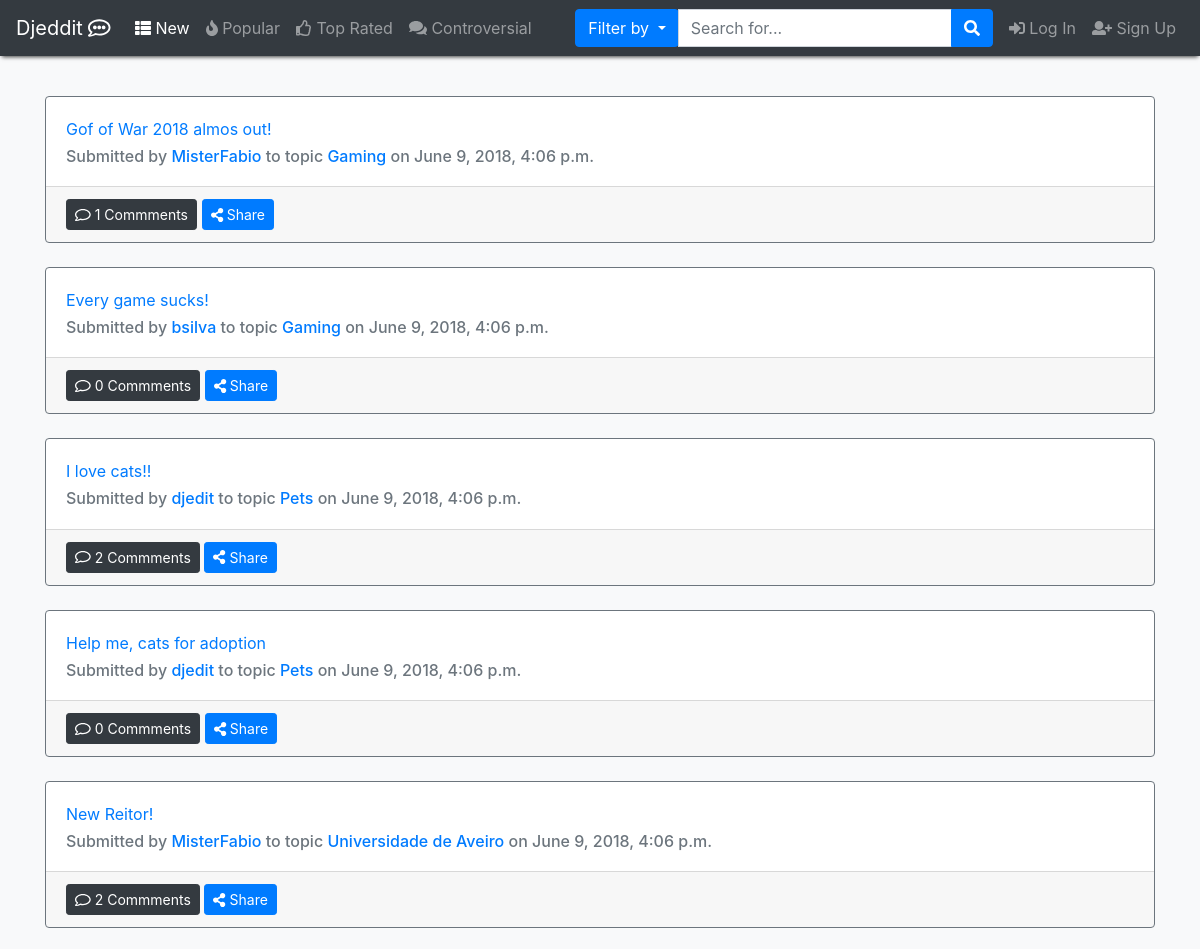
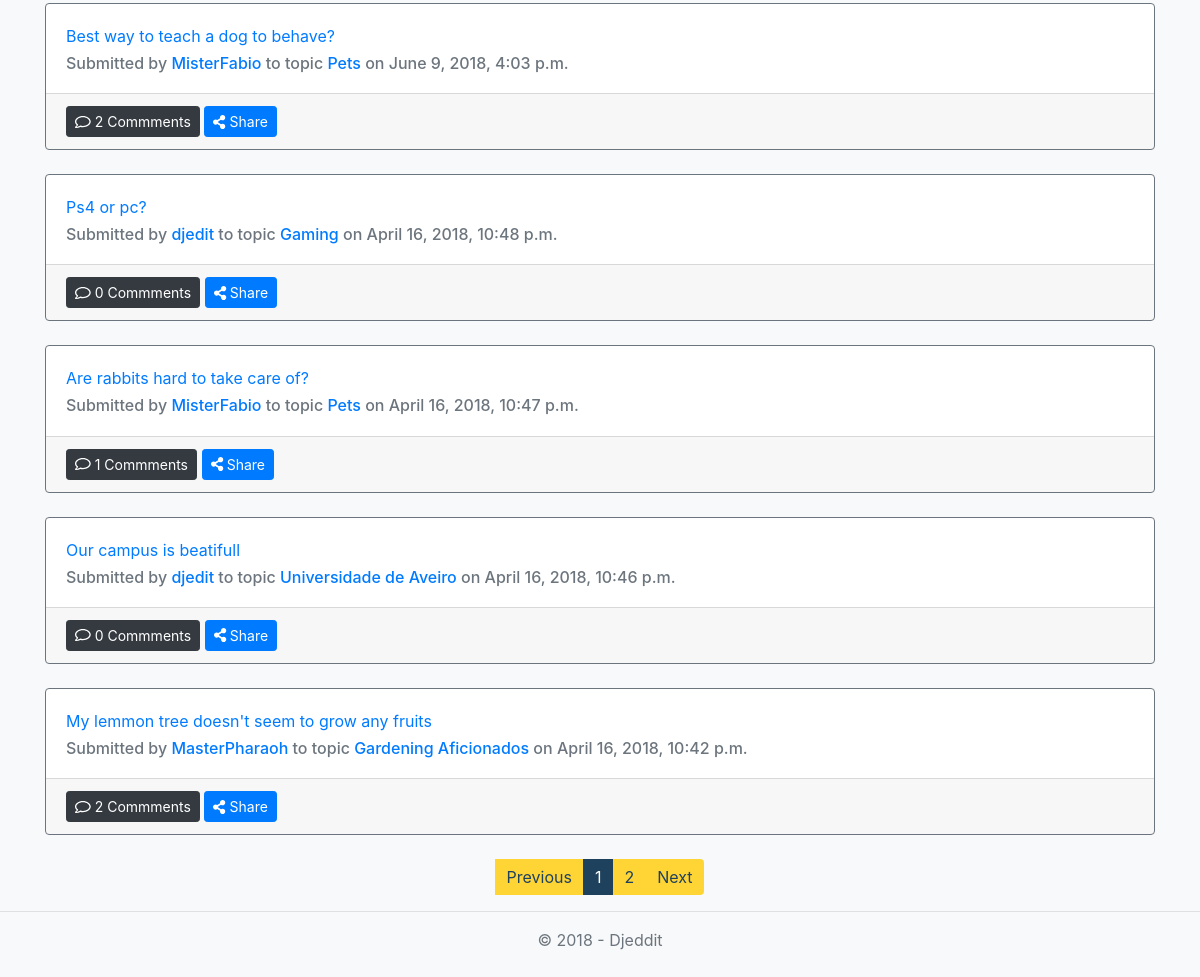
The app's page /, older data (2 pictures, top to bottom).
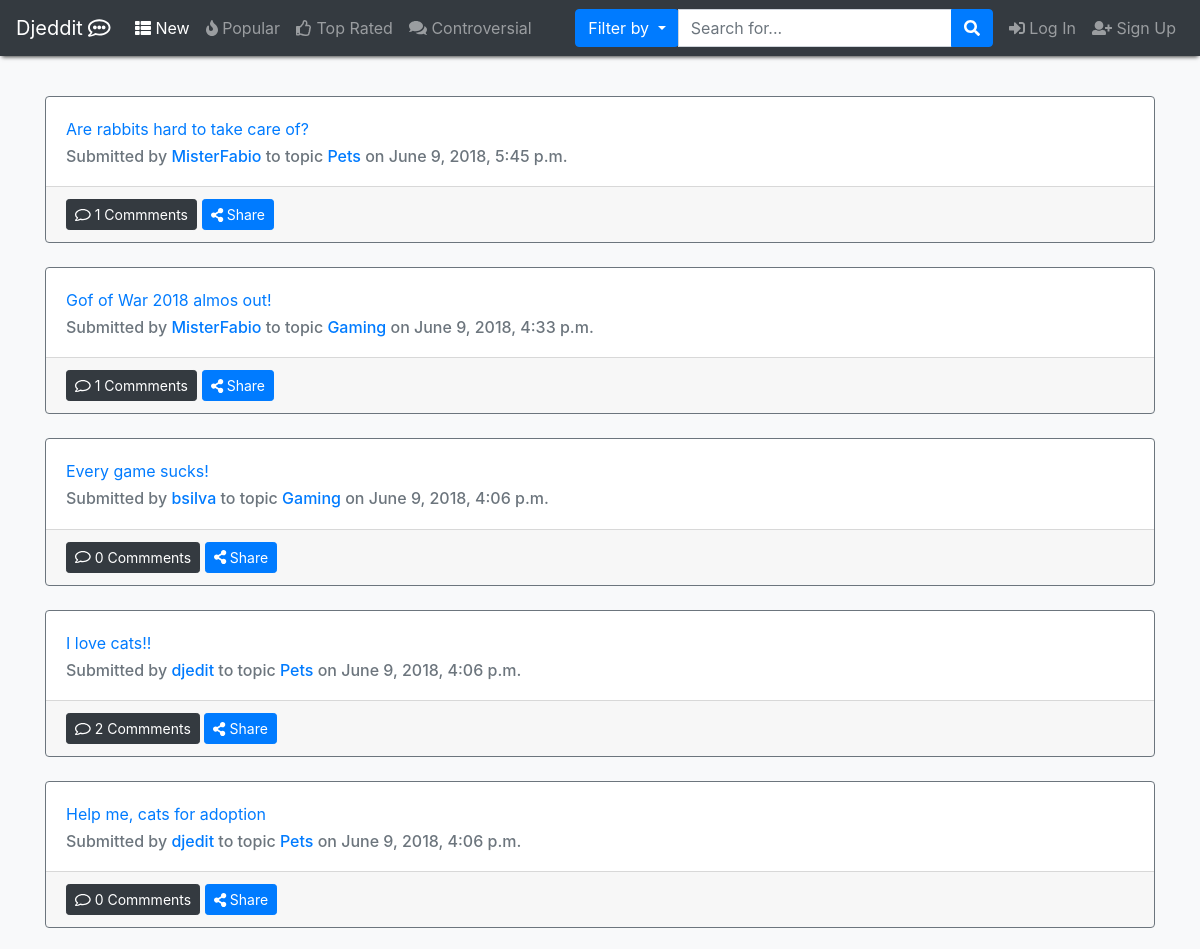
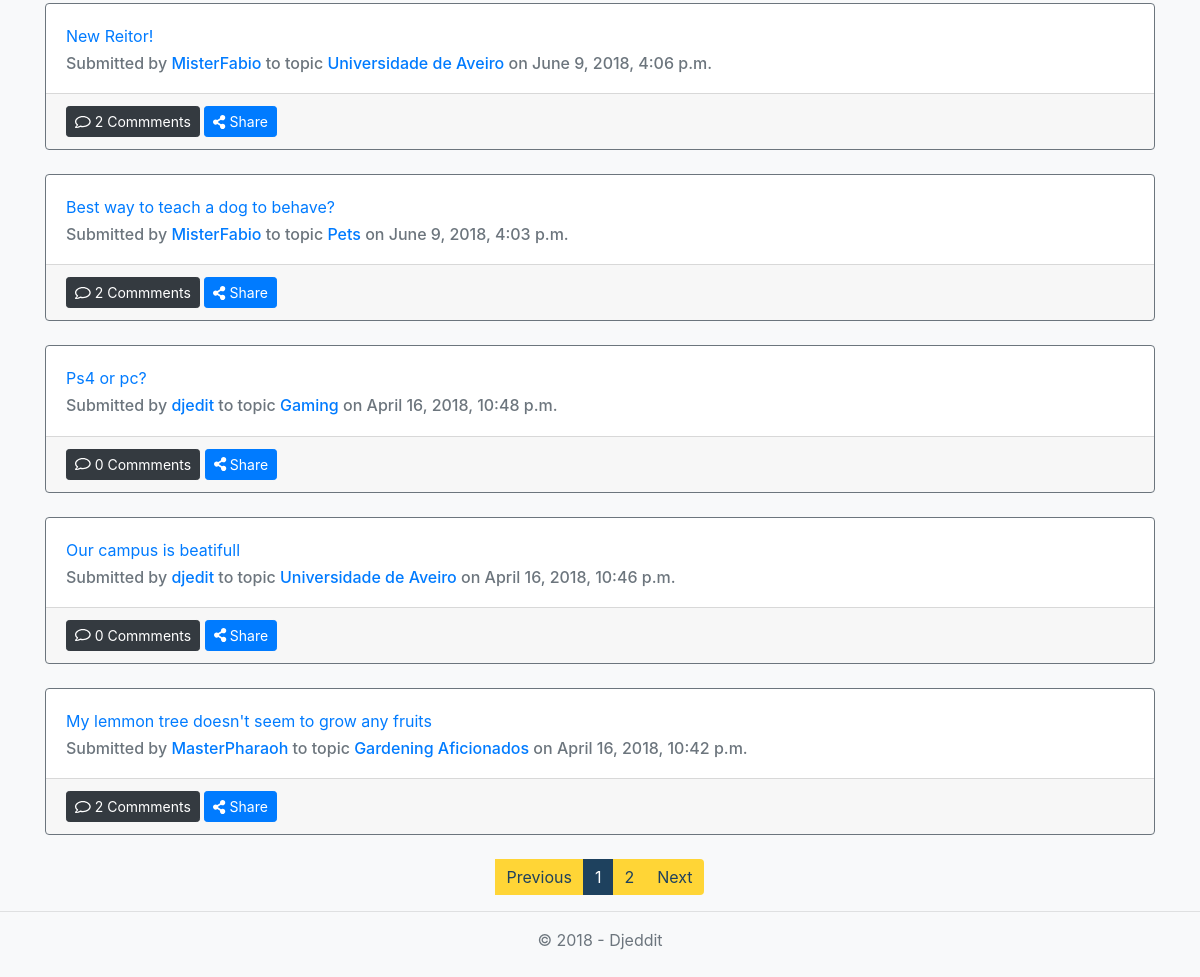
The same page, newer data (2 pictures, top to bottom).
### app/models.py (models this page shows, shortened)
class Post(models.Model):
    topic = models.ForeignKey(Topic, on_delete=models.CASCADE)
    title = models.CharField(max_length=120, blank=False)  # campo obrigatório
    content = models.CharField(max_length=100000, blank=False)
    clicks = models.IntegerField(blank=False, default=0)
    userUpVotesPost = models.ManyToManyField(Profile, related_name='post_user_up', blank=True)
    userDownVotesPost = models.ManyToManyField(Profile, related_name='post_user_down', blank=True)
    userSaved = models.ManyToManyField(Profile, blank=True, related_name='user_post_saved')
    userHidden = models.ManyToManyField(Profile, blank=True, related_name='user_post_hidden')
    date = models.DateTimeField(auto_now=True)
    userOP = models.ForeignKey(User, on_delete=models.CASCADE)
    nComments = models.IntegerField(default=0, validators=[MinValueValidator(0)])

class Topic(models.Model):
    name = models.CharField(max_length=80, blank=False, primary_key=True)
    rules = models.CharField(max_length=500)
    description = models.CharField(max_length=300, blank=False)
    userCreator = models.ForeignKey(User, on_delete=models.CASCADE)
    creation_date = models.DateField(blank=False, default=datetime.now)

### app/views.py (the view)
# urls.py: path('', views.mainPage, name="home"),
def mainPage(request):
    posts = Post.objects.order_by("-date")
    pages = pagination(request, posts, num=10)
    tparams = {
        'items': pages[0],
        'page_range': pages[1],
        'year': datetime.now().year,
        "nbar": "New"
    }
    return render(request, "home.html", tparams)

### Djeedit/config.py (called while the page is built)
def pagination(request, data, num=10):
    paginator = Paginator(data, num)
    page = request.GET.get('page')
    try:
        items = paginator.page(page)
    except PageNotAnInteger:
        items = paginator.page(1)
    except EmptyPage:
        items = paginator.page(paginator.num_pages)
    index = items.number - 1
    max_index = len(paginator.page_range)
    start_index = index - 5 if index >= 5 else 0
    end_index = index + 5 if index <= max_index - 5 else max_index
    page_range = paginator.page_range[start_index:end_index]
    return items, page_range

### templates/home.html (shortened to what this page needs)
{% extends 'layout.html' %}
{% block content %}
    {% for p in items %}
        {% include "post_preview.html" with post=p%}
        <br>
    {% endfor %}
    {% include 'pagination.html' %}
{% endblock %}

### templates/post_preview.html (shortened to what this page needs)
<div class="card border-secondary" id="post_n_{{ post.id }}"
        {% if request.user.profile in post.userHidden.all %} {% ifnotequal sidebar 'user_posts_hidden'  %} hidden  {% endifnotequal %}{% endif %}>
    <div class="card-body">
        <div class="card-title"><a href="{% url "post" topicName=post.topic.name postID=post.id %}">{{ post.title }}</a> </div>
        <h6 class="card-subtitle text-muted">Submitted by <a href="{% url "user" username=post.userOP.username %}">{{ post.userOP.username }}<a/>
            to topic <a href="{% url "topic"  topicName=post.topic.name %}"> {{ post.topic.name }} <a/> on {{ post.date }}</h6>
    </div>
    <div class="card-footer">
            <button href="#" class="btn btn-sm btn-dark"><i class="far fa-comment"></i> {{ post.nComments }} Commments
            </button>
            <button class="btn btn-sm btn-primary" type="button" data-toggle="collapse" data-target="#coll{{ post.id }}"
                    aria-expanded="false" aria-controls="collapseExample">
                <i class="fas fa-share-alt"></i> Share
            </button>
            {% load social_share %}
    </div>
</div>

Row changes from the older to the newer data that the page shows:
changed Post "Are rabbits hard to take care of?": date "April 16, 2018, 10:47 p.m." → "June 9, 2018, 5:45 p.m."; moves up the list
changed Post: date "June 9, 2018, 4:06 p.m." → "June 9, 2018, 4:33 p.m."
